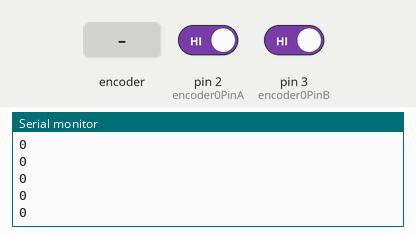
Simulated run of this sketch. Board: Arduino Uno, built with avr-gcc and run on an emulated ATmega328P. On the bench: the last lines printed to the serial monitor. The inputs (shaded band) are chosen by the test bench; at power-on: pin 2 (encoder0PinA) HIGH, pin 3 (encoder0PinB) HIGH.

Above: at 1.2 s.
1.3 s: rotary encoder on pin 2 (encoder0PinA) / pin 3 (encoder0PinB) turned 1 step (first pin leading)
At 2.3 s:
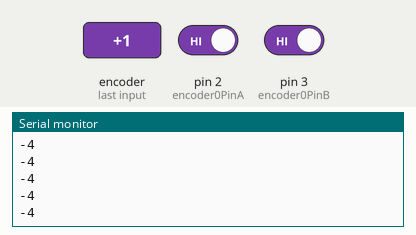
3.0 s: rotary encoder on pin 2 (encoder0PinA) / pin 3 (encoder0PinB) turned 1 step (first pin leading)
At 3.7 s:
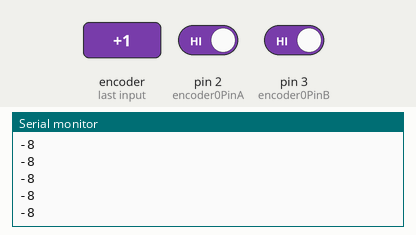
Timing chart, 0 to 6.0 s (numbered marks = the images above; inputs shaded):
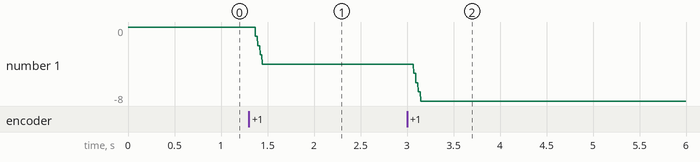

The sketch:

POGRAMCION_LECTURA_ENCODER.ino
```cpp
# define encoder0PinA 2
# define encoder0PinB 3

volatile long encoder0Pos=0; //cambiara  a int al final

void setup() {
// pinMode (encoder0PinA, INPUT);
// pinMode (encoder0PinB, INPUT);
 attachInterrupt(0,doEncoderA, CHANGE);
 attachInterrupt(1,doEncoderB, CHANGE);
 Serial.begin (9600);

}

void loop() {
 Serial.println (encoder0Pos, DEC);
 //delay(2000);

}

 void doEncoderA(){
    if (digitalRead(encoder0PinA)== LOW){
          if (digitalRead(encoder0PinB)== LOW){
                 encoder0Pos +=1;
          }
          else {
                 encoder0Pos -=1;
          }
     }
     else {
          if (digitalRead(encoder0PinB)== HIGH){
                 encoder0Pos +=1;
          }
          else {
                  encoder0Pos -=1;
          }
     }
 }


  void doEncoderB(){
    if (digitalRead(encoder0PinA)== LOW){
          if (digitalRead(encoder0PinB)== LOW){
                 encoder0Pos -=1;
          }
          else {
                 encoder0Pos +=1;
          }
     }
     else {
          if (digitalRead(encoder0PinB)== HIGH){
                 encoder0Pos -=1;
          }
          else {
                  encoder0Pos +=1;
          }
     }
 }
```

Measured:
- after the input at 1.3 s, the serial monitor: prints a new line after 0.07 s (image 1)
- after the input at 3.0 s, the serial monitor: prints a new line after 0.07 s (image 2)
- plotted number 1: 0 → -4 after the input at 1.3 s, -4 → -8 after the input at 3.0 s
